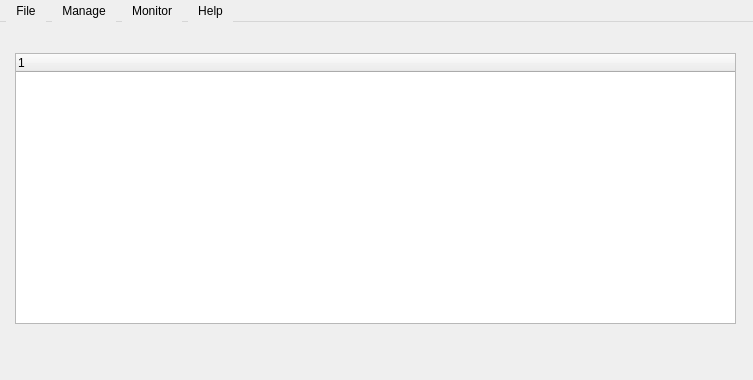
<?xml version="1.0" encoding="UTF-8"?>
<ui version="4.0">
 <class>MainWindow</class>
 <widget class="QMainWindow" name="MainWindow">
  <property name="geometry">
   <rect>
    <x>0</x>
    <y>0</y>
    <width>753</width>
    <height>380</height>
   </rect>
  </property>
  <property name="minimumSize">
   <size>
    <width>753</width>
    <height>380</height>
   </size>
  </property>
  <property name="maximumSize">
   <size>
    <width>753</width>
    <height>380</height>
   </size>
  </property>
  <property name="windowTitle">
   <string>USBNinja Management Interface</string>
  </property>
  <property name="windowIcon">
   <iconset resource="resource.qrc">
    <normaloff>:/new/prefix1/resources/usbninjalogo_transparent.png</normaloff>:/new/prefix1/resources/usbninjalogo_transparent.png</iconset>
  </property>
  <widget class="QWidget" name="centralWidget">
   <widget class="QTreeWidget" name="treeWidget">
    <property name="geometry">
     <rect>
      <x>15</x>
      <y>31</y>
      <width>721</width>
      <height>271</height>
     </rect>
    </property>
    <property name="styleSheet">
     <string notr="true">QTreeView::item:hover {
     background: qlineargradient(x1: 0, y1: 0, x2: 0, y2: 1, stop: 0 #e7effd, stop: 1 #cbdaf1);
     border: 1px solid #bfcde4;
 }

 QTreeView::item:selected {
     border: 1px solid #567dbc;
 }

 QTreeView::item:selected:active{
     background: qlineargradient(x1: 0, y1: 0, x2: 0, y2: 1, stop: 0 #6ea1f1, stop: 1 #567dbc);
 }

 QTreeView::item:selected:!active {
     background: qlineargradient(x1: 0, y1: 0, x2: 0, y2: 1, stop: 0 #6b9be8, stop: 1 #577fbf);
 }

 QTreeView::branch:!has-children:!has-siblings:adjoins-item {
     border-image: url(:/new/prefix1/resources/branch-end.png) 0;
 }

 QTreeView::branch:!has-children:has-siblings:adjoins-item {
     border-image: url(:/new/prefix1/resources/vline.png) 0;
 }</string>
    </property>
    <column>
     <property name="text">
      <string notr="true">1</string>
     </property>
    </column>
   </widget>
  </widget>
  <widget class="QMenuBar" name="menuBar">
   <property name="geometry">
    <rect>
     <x>0</x>
     <y>0</y>
     <width>753</width>
     <height>23</height>
    </rect>
   </property>
   <property name="styleSheet">
    <string notr="true"> QMenuBar {
     background-color: qlineargradient(x1:0, y1:0, x2:0, y2:1,
                                       stop:0 lightgray, stop:1 darkgray);
	min-height: 20px;
 }

 QMenuBar::item {
     spacing: 3px; /* spacing between menu bar items */
     padding: 1px 10px;
     background: transparent;
 }

 QMenuBar::item:selected { /* when selected using mouse or keyboard */
     background: #a8a8a8;
 }

 QMenuBar::item:pressed {
     background: #888888;
 }</string>
   </property>
   <widget class="QMenu" name="menuFile">
    <property name="title">
     <string>File</string>
    </property>
    <addaction name="actionReload_Log"/>
    <addaction name="actionClear_Log"/>
    <addaction name="actionExport_to_CSV"/>
    <addaction name="separator"/>
    <addaction name="actionExit"/>
   </widget>
   <widget class="QMenu" name="menuManage">
    <property name="title">
     <string>Manage</string>
    </property>
    <addaction name="actionManage_Devices"/>
    <addaction name="actionUnauthorize_All_Devices"/>
    <addaction name="separator"/>
    <addaction name="actionGraph_Data"/>
    <addaction name="separator"/>
    <addaction name="actionView_Log"/>
    <addaction name="separator"/>
    <addaction name="actionSettings"/>
   </widget>
   <widget class="QMenu" name="menuHelp">
    <property name="title">
     <string>Help</string>
    </property>
    <addaction name="actionHelp"/>
    <addaction name="actionAbout"/>
   </widget>
   <widget class="QMenu" name="menuMonitor">
    <property name="title">
     <string>Monitor</string>
    </property>
    <addaction name="actionStart_Monitoring"/>
    <addaction name="actionStop_Monitoring"/>
    <addaction name="actionDaemon_Status"/>
   </widget>
   <addaction name="menuFile"/>
   <addaction name="menuManage"/>
   <addaction name="menuMonitor"/>
   <addaction name="menuHelp"/>
  </widget>
  <action name="actionReload_Log">
   <property name="text">
    <string>Refresh Device Log</string>
   </property>
   <property name="toolTip">
    <string>Refresh Device Log</string>
   </property>
   <property name="shortcut">
    <string>F5</string>
   </property>
  </action>
  <action name="actionClear_Log">
   <property name="text">
    <string>Clear Device Log</string>
   </property>
   <property name="toolTip">
    <string>Clear Device Log</string>
   </property>
  </action>
  <action name="actionExit">
   <property name="text">
    <string>Exit</string>
   </property>
   <property name="shortcut">
    <string notr="true">Ctrl+Q</string>
   </property>
  </action>
  <action name="actionManage_Devices">
   <property name="text">
    <string>Manage Devices</string>
   </property>
  </action>
  <action name="actionUnauthorize_All_Devices">
   <property name="text">
    <string>Unauthorize All Devices</string>
   </property>
   <property name="shortcut">
    <string notr="true">Ctrl+N</string>
   </property>
  </action>
  <action name="actionHelp">
   <property name="text">
    <string>Help</string>
   </property>
   <property name="shortcut">
    <string notr="true">F1</string>
   </property>
  </action>
  <action name="actionAbout">
   <property name="text">
    <string>About</string>
   </property>
  </action>
  <action name="actionStart_Monitoring">
   <property name="text">
    <string>Start Monitoring</string>
   </property>
  </action>
  <action name="actionStop_Monitoring">
   <property name="text">
    <string>Stop Monitoring</string>
   </property>
  </action>
  <action name="actionGraph_Data">
   <property name="text">
    <string>Graph Data</string>
   </property>
  </action>
  <action name="actionExport_to_CSV">
   <property name="text">
    <string>Export to CSV</string>
   </property>
  </action>
  <action name="actionView_Log">
   <property name="text">
    <string>View Log</string>
   </property>
  </action>
  <action name="actionSettings">
   <property name="text">
    <string>Settings</string>
   </property>
  </action>
  <action name="actionDaemon_Status">
   <property name="text">
    <string>Daemon Status</string>
   </property>
  </action>
 </widget>
 <layoutdefault spacing="6" margin="11"/>
 <resources>
  <include location="resource.qrc"/>
 </resources>
 <connections/>
</ui>
